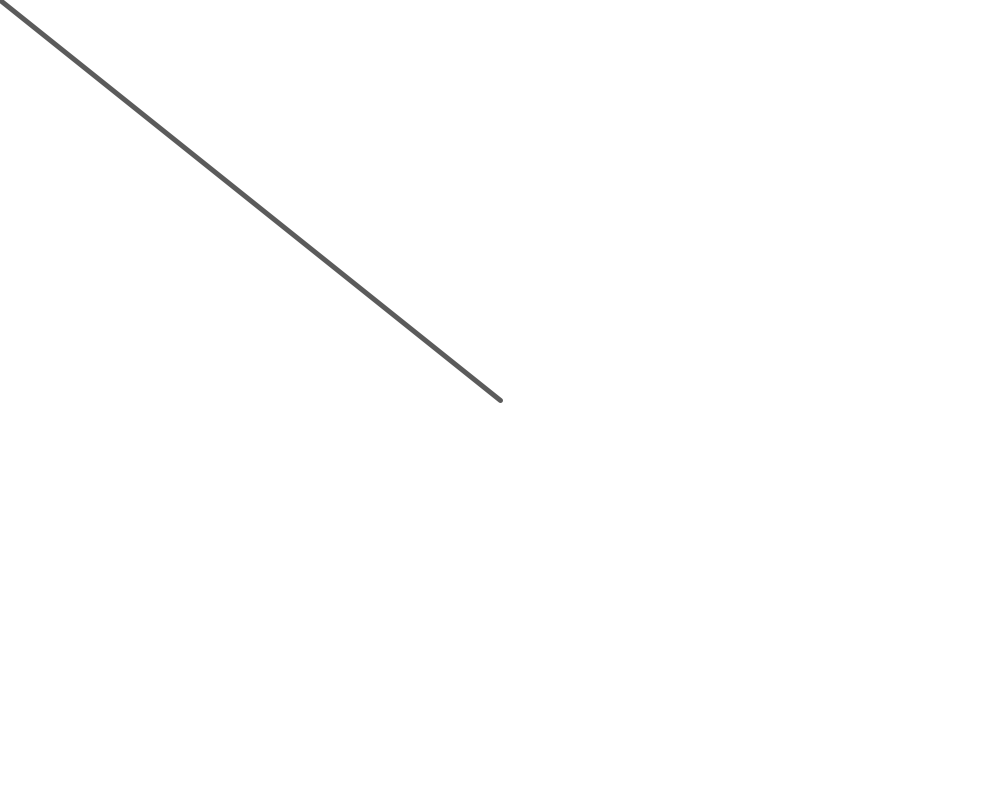
Frame 1 (no input)
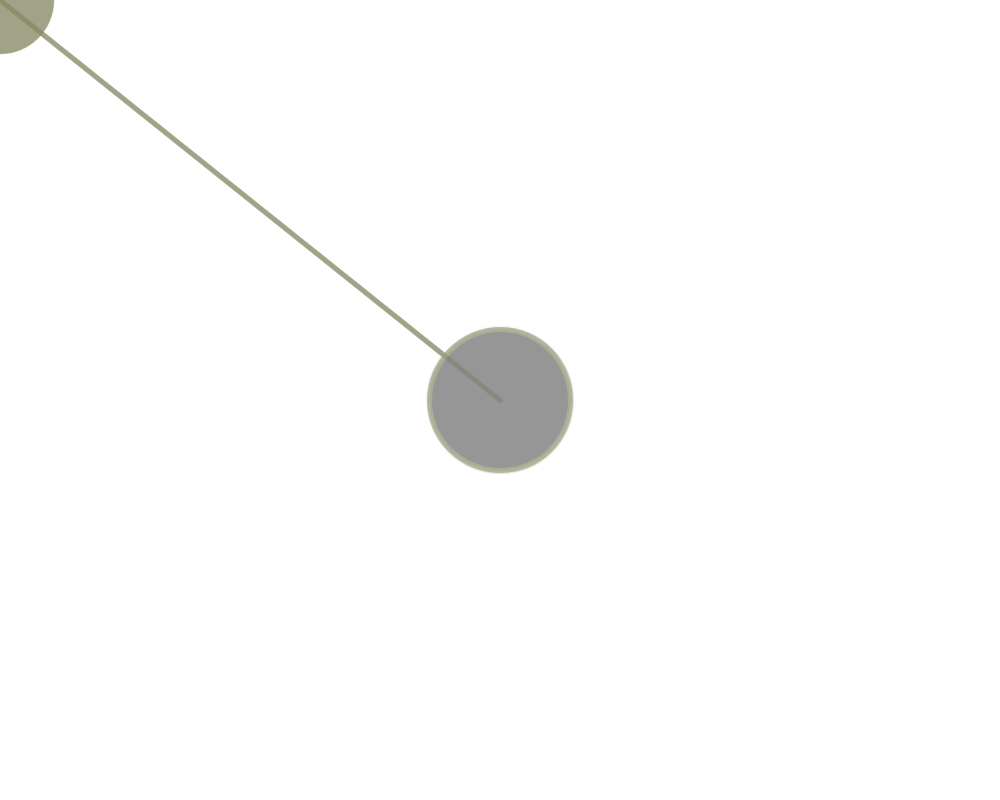
Frame 60 (the mouse pressed at the canvas centre just before this capture)
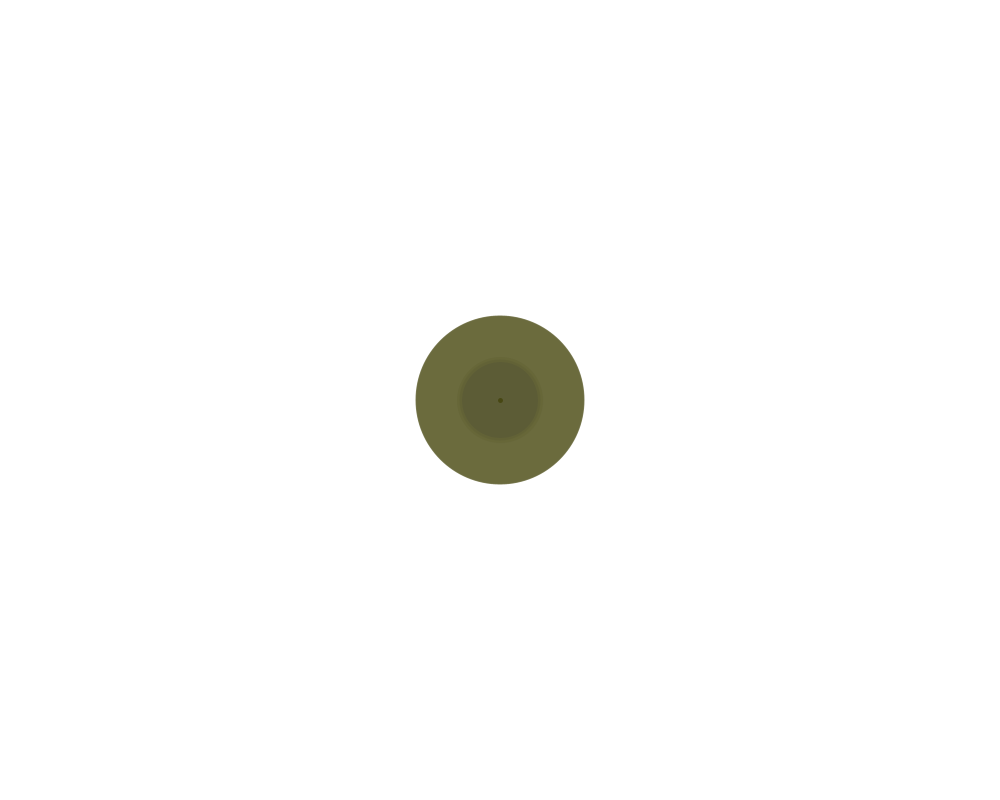
Frame 120 (the mouse held since frame 60 and released just before this capture)

The Processing sketch that drew these frames (run headless with seeded random() and noise(); from frame 60 on, the mouse is pressed at the canvas centre):

// Processing sketch: processing_109028
// ── processing_109028.pde

float r;
float g;
float b;
float a;
float x;
float y;
float v;
float z;
float count;
float state;

void setup() {
  size(1000,800);
  smooth();
  background(255);
  state = 0;
}

void draw() {
  
  a = random(255); 
  strokeWeight(5);
  fill(0);
  ellipse(500,400,v,z);
  //tranparency
  noStroke();
  fill(255,255,255,150);
  rect(0,0,width,height);
  
  fill(r,g,b,a);
  ellipse(mouseX,mouseY,x,y);
  stroke(r,g,b,a);
  fill(r,g,b,a);
  line(500,400,mouseX,mouseY);
  
  if (mouseX<width/2 && mouseY<height/2) {
    r=r+1;
    if (r>255){
      r=255;
    }
    g=g+1;
    if (g>255){
      g=255;
    }
    b=0;
  } else if (mouseX<width/2 && mouseY>height/2) {
    r=r+1;
    if (r>255){
      r=255;
    }
    g=0;
    b=b+1;
    if (b>255){
      r=255;
    }
  } else if (mouseX>width/2 && mouseY<height/2) {
    r=0;
    g=g+1;
    if (g>255){
      g=255;
    }
    b=b+1;
    if (b>255){
      b=255;
    }
  } else if (mouseX>width/2 && mouseY>height/2) {
    r=random(255);
    g=random(255);
    b=random(255);
  }
    
    count++;
    state = count;
    if (state <= 150){
       x = 50 + state;
       y = 50 + state;
       v = 200 - state;
       z = 200 - state;
    } else if (state > 150){
      x = 200 - (state-150);
      y = 200 - (state-150);
      v = 50 + (state-150);
      z = 50 + (state-150);
    } 
    if (state >= 300){
      state = 0;
      count = 0;
    }
}
